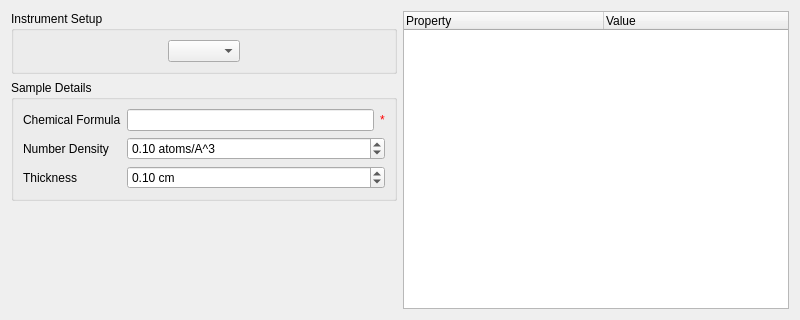
<?xml version="1.0" encoding="UTF-8"?>
<ui version="4.0">
 <class>IndirectTransmissionCalc</class>
 <widget class="QWidget" name="IndirectTransmissionCalc">
  <property name="geometry">
   <rect>
    <x>0</x>
    <y>0</y>
    <width>800</width>
    <height>320</height>
   </rect>
  </property>
  <property name="windowTitle">
   <string>Form</string>
  </property>
  <layout class="QHBoxLayout" name="horizontalLayout">
   <item>
    <layout class="QVBoxLayout" name="verticalLayout">
     <item>
      <widget class="QGroupBox" name="gbInstrumentConfig">
       <property name="title">
        <string>Instrument Setup</string>
       </property>
       <layout class="QGridLayout" name="gridLayout">
        <item row="0" column="0">
         <widget class="MantidQt::MantidWidgets::IndirectInstrumentConfig" name="iicInstrumentConfiguration">
          <property name="sizePolicy">
           <sizepolicy hsizetype="Maximum" vsizetype="Fixed">
            <horstretch>0</horstretch>
            <verstretch>0</verstretch>
           </sizepolicy>
          </property>
          <property name="techniques" stdset="0">
           <stringlist>
            <string>TOF Indirect Geometry Spectroscopy</string>
           </stringlist>
          </property>
          <property name="disabledInstruments" stdset="0">
           <stringlist>
            <string>TOSCA</string>
            <string>TFXA</string>
           </stringlist>
          </property>
          <property name="enableDiffraction" stdset="0">
           <bool>false</bool>
          </property>
          <property name="showInstrumentLabel" stdset="0">
           <bool>false</bool>
          </property>
         </widget>
        </item>
       </layout>
      </widget>
     </item>
     <item>
      <widget class="QGroupBox" name="gbSampleDetails">
       <property name="title">
        <string>Sample Details</string>
       </property>
       <layout class="QGridLayout" name="gridLayout_2">
        <property name="margin">
         <number>9</number>
        </property>
        <item row="0" column="0">
         <widget class="QLabel" name="lbChemicalFormula">
          <property name="text">
           <string>Chemical Formula</string>
          </property>
         </widget>
        </item>
        <item row="1" column="0">
         <widget class="QLabel" name="lbNumberDensity">
          <property name="text">
           <string>Number Density</string>
          </property>
         </widget>
        </item>
        <item row="2" column="0">
         <widget class="QLabel" name="lbThickness">
          <property name="text">
           <string>Thickness</string>
          </property>
         </widget>
        </item>
        <item row="2" column="1">
         <widget class="QDoubleSpinBox" name="spThickness">
          <property name="suffix">
           <string> cm</string>
          </property>
          <property name="maximum">
           <double>1000.000000000000000</double>
          </property>
          <property name="value">
           <double>0.100000000000000</double>
          </property>
         </widget>
        </item>
        <item row="1" column="1">
         <widget class="QDoubleSpinBox" name="spNumberDensity">
          <property name="suffix">
           <string> atoms/A^3</string>
          </property>
          <property name="maximum">
           <double>10000.000000000000000</double>
          </property>
          <property name="value">
           <double>0.100000000000000</double>
          </property>
         </widget>
        </item>
        <item row="0" column="1">
         <layout class="QHBoxLayout" name="loChemicalFormula">
          <item>
           <widget class="QLineEdit" name="leChemicalFormula"/>
          </item>
          <item>
           <widget class="QLabel" name="valChemicalFormula">
            <property name="styleSheet">
             <string notr="true">color: rgb(255, 0, 0);</string>
            </property>
            <property name="text">
             <string>*</string>
            </property>
           </widget>
          </item>
         </layout>
        </item>
       </layout>
      </widget>
     </item>
     <item>
      <spacer name="verticalSpacer">
       <property name="orientation">
        <enum>Qt::Vertical</enum>
       </property>
       <property name="sizeHint" stdset="0">
        <size>
         <width>20</width>
         <height>40</height>
        </size>
       </property>
      </spacer>
     </item>
    </layout>
   </item>
   <item>
    <widget class="QTreeWidget" name="tvResultsTable">
     <property name="columnCount">
      <number>2</number>
     </property>
     <attribute name="headerDefaultSectionSize">
      <number>200</number>
     </attribute>
     <attribute name="headerMinimumSectionSize">
      <number>50</number>
     </attribute>
     <column>
      <property name="text">
       <string>Property</string>
      </property>
     </column>
     <column>
      <property name="text">
       <string>Value</string>
      </property>
     </column>
    </widget>
   </item>
  </layout>
 </widget>
 <customwidgets>
  <customwidget>
   <class>MantidQt::MantidWidgets::InstrumentSelector</class>
   <extends>QComboBox</extends>
   <header>MantidQtMantidWidgets/InstrumentSelector.h</header>
  </customwidget>
  <customwidget>
   <class>MantidQt::MantidWidgets::IndirectInstrumentConfig</class>
   <extends>QComboBox</extends>
   <header>MantidQtMantidWidgets/IndirectInstrumentConfig.h</header>
  </customwidget>
 </customwidgets>
 <resources/>
 <connections/>
</ui>
